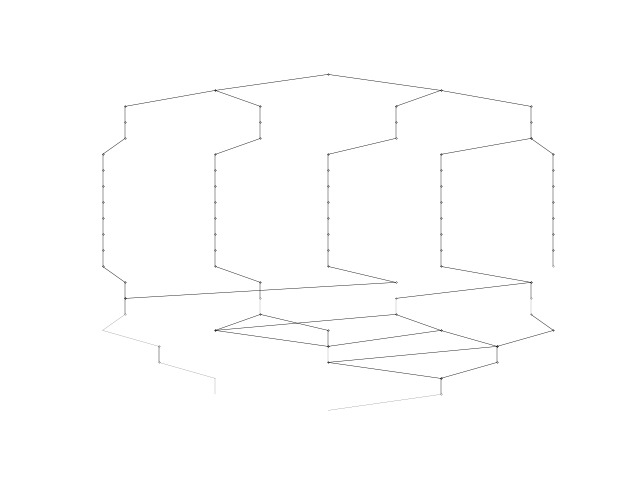

Reproduce this figure in Python.
import	matplotlib.pyplot as plt

plt.plot([0.5,0.3333333333333333],[0,-1],linewidth=0.3,color='black',marker='.',markersize='0.3',mec='black');
plt.plot([0.5,0.6666666666666666],[0,-1],linewidth=0.3,color='black',marker='.',markersize='0.3',mec='black');
plt.plot([0.3333333333333333,0.2],[-1,-2],linewidth=0.3,color='black',marker='.',markersize='0.3',mec='black');
plt.plot([0.3333333333333333,0.4],[-1,-2],linewidth=0.3,color='black',marker='.',markersize='0.3',mec='black');
plt.plot([0.6666666666666666,0.6],[-1,-2],linewidth=0.3,color='black',marker='.',markersize='0.3',mec='black');
plt.plot([0.6666666666666666,0.8],[-1,-2],linewidth=0.3,color='black',marker='.',markersize='0.3',mec='black');
plt.plot([0.2,0.2],[-2,-3],linewidth=0.3,color='black',marker='.',markersize='0.3',mec='black');
plt.plot([0.4,0.4],[-2,-3],linewidth=0.3,color='black',marker='.',markersize='0.3',mec='black');
plt.plot([0.6,0.6],[-2,-3],linewidth=0.3,color='black',marker='.',markersize='0.3',mec='black');
plt.plot([0.8,0.8],[-2,-3],linewidth=0.3,color='black',marker='.',markersize='0.3',mec='black');
plt.plot([0.2,0.2],[-3,-4],linewidth=0.3,color='black',marker='.',markersize='0.3',mec='black');
plt.plot([0.4,0.4],[-3,-4],linewidth=0.3,color='black',marker='.',markersize='0.3',mec='black');
plt.plot([0.6,0.6],[-3,-4],linewidth=0.3,color='black',marker='.',markersize='0.3',mec='black');
plt.plot([0.8,0.8],[-3,-4],linewidth=0.3,color='black',marker='.',markersize='0.3',mec='black');
plt.plot([0.2,0.16666666666666666],[-4,-5],linewidth=0.3,color='black',marker='.',markersize='0.3',mec='black');
plt.plot([0.4,0.3333333333333333],[-4,-5],linewidth=0.3,color='black',marker='.',markersize='0.3',mec='black');
plt.plot([0.6,0.5],[-4,-5],linewidth=0.3,color='black',marker='.',markersize='0.3',mec='black');
plt.plot([0.8,0.6666666666666666],[-4,-5],linewidth=0.3,color='black',marker='.',markersize='0.3',mec='black');
plt.plot([0.8,0.8333333333333334],[-4,-5],linewidth=0.3,color='black',marker='.',markersize='0.3',mec='black');
plt.plot([0.16666666666666666,0.16666666666666666],[-5,-6],linewidth=0.3,color='black',marker='.',markersize='0.3',mec='black');
plt.plot([0.3333333333333333,0.3333333333333333],[-5,-6],linewidth=0.3,color='black',marker='.',markersize='0.3',mec='black');
plt.plot([0.5,0.5],[-5,-6],linewidth=0.3,color='black',marker='.',markersize='0.3',mec='black');
plt.plot([0.6666666666666666,0.6666666666666666],[-5,-6],linewidth=0.3,color='black',marker='.',markersize='0.3',mec='black');
plt.plot([0.8333333333333334,0.8333333333333334],[-5,-6],linewidth=0.3,color='black',marker='.',markersize='0.3',mec='black');
plt.plot([0.16666666666666666,0.16666666666666666],[-6,-7],linewidth=0.3,color='black',marker='.',markersize='0.3',mec='black');
plt.plot([0.3333333333333333,0.3333333333333333],[-6,-7],linewidth=0.3,color='black',marker='.',markersize='0.3',mec='black');
plt.plot([0.5,0.5],[-6,-7],linewidth=0.3,color='black',marker='.',markersize='0.3',mec='black');
plt.plot([0.6666666666666666,0.6666666666666666],[-6,-7],linewidth=0.3,color='black',marker='.',markersize='0.3',mec='black');
plt.plot([0.8333333333333334,0.8333333333333334],[-6,-7],linewidth=0.3,color='black',marker='.',markersize='0.3',mec='black');
plt.plot([0.16666666666666666,0.16666666666666666],[-7,-8],linewidth=0.3,color='black',marker='.',markersize='0.3',mec='black');
plt.plot([0.3333333333333333,0.3333333333333333],[-7,-8],linewidth=0.3,color='black',marker='.',markersize='0.3',mec='black');
plt.plot([0.5,0.5],[-7,-8],linewidth=0.3,color='black',marker='.',markersize='0.3',mec='black');
plt.plot([0.6666666666666666,0.6666666666666666],[-7,-8],linewidth=0.3,color='black',marker='.',markersize='0.3',mec='black');
plt.plot([0.8333333333333334,0.8333333333333334],[-7,-8],linewidth=0.3,color='black',marker='.',markersize='0.3',mec='black');
plt.plot([0.16666666666666666,0.16666666666666666],[-8,-9],linewidth=0.3,color='black',marker='.',markersize='0.3',mec='black');
plt.plot([0.3333333333333333,0.3333333333333333],[-8,-9],linewidth=0.3,color='black',marker='.',markersize='0.3',mec='black');
plt.plot([0.5,0.5],[-8,-9],linewidth=0.3,color='black',marker='.',markersize='0.3',mec='black');
plt.plot([0.6666666666666666,0.6666666666666666],[-8,-9],linewidth=0.3,color='black',marker='.',markersize='0.3',mec='black');
plt.plot([0.8333333333333334,0.8333333333333334],[-8,-9],linewidth=0.3,color='black',marker='.',markersize='0.3',mec='black');
plt.plot([0.16666666666666666,0.16666666666666666],[-9,-10],linewidth=0.3,color='black',marker='.',markersize='0.3',mec='black');
plt.plot([0.3333333333333333,0.3333333333333333],[-9,-10],linewidth=0.3,color='black',marker='.',markersize='0.3',mec='black');
plt.plot([0.5,0.5],[-9,-10],linewidth=0.3,color='black',marker='.',markersize='0.3',mec='black');
plt.plot([0.6666666666666666,0.6666666666666666],[-9,-10],linewidth=0.3,color='black',marker='.',markersize='0.3',mec='black');
plt.plot([0.8333333333333334,0.8333333333333334],[-9,-10],linewidth=0.3,color='black',marker='.',markersize='0.3',mec='black');
plt.plot([0.16666666666666666,0.16666666666666666],[-10,-11],linewidth=0.3,color='black',marker='.',markersize='0.3',mec='black');
plt.plot([0.3333333333333333,0.3333333333333333],[-10,-11],linewidth=0.3,color='black',marker='.',markersize='0.3',mec='black');
plt.plot([0.5,0.5],[-10,-11],linewidth=0.3,color='black',marker='.',markersize='0.3',mec='black');
plt.plot([0.6666666666666666,0.6666666666666666],[-10,-11],linewidth=0.3,color='black',marker='.',markersize='0.3',mec='black');
plt.plot([0.8333333333333334,0.8333333333333334],[-10,-11],linewidth=0.3,color='black',marker='.',markersize='0.3',mec='black');
plt.plot([0.16666666666666666,0.16666666666666666],[-11,-12],linewidth=0.3,color='black',marker='.',markersize='0.3',mec='black');
plt.plot([0.3333333333333333,0.3333333333333333],[-11,-12],linewidth=0.3,color='black',marker='.',markersize='0.3',mec='black');
plt.plot([0.5,0.5],[-11,-12],linewidth=0.3,color='black',marker='.',markersize='0.3',mec='black');
plt.plot([0.6666666666666666,0.6666666666666666],[-11,-12],linewidth=0.3,color='black',marker='.',markersize='0.3',mec='black');
plt.plot([0.8333333333333334,0.8333333333333334],[-11,-12],linewidth=0.3,color='black',marker='.',markersize='0.3',mec='black');
plt.plot([0.16666666666666666,0.2],[-12,-13],linewidth=0.3,color='black',marker='.',markersize='0.3',mec='black');
plt.plot([0.3333333333333333,0.4],[-12,-13],linewidth=0.3,color='black',marker='.',markersize='0.3',mec='black');
plt.plot([0.5,0.6],[-12,-13],linewidth=0.3,color='black',marker='.',markersize='0.3',mec='black');
plt.plot([0.6666666666666666,0.8],[-12,-13],linewidth=0.3,color='black',marker='.',markersize='0.3',mec='black');
plt.plot([0.2,0.2],[-13,-14],linewidth=0.3,color='black',marker='.',markersize='0.3',mec='black');
plt.plot([0.4,0.4],[-13,-14],linewidth=0.3,color='black',marker='.',markersize='0.3',mec='black');
plt.plot([0.6,0.2],[-13,-14],linewidth=0.3,color='black',marker='.',markersize='0.3',mec='black');
plt.plot([0.8,0.6],[-13,-14],linewidth=0.3,color='black',marker='.',markersize='0.3',mec='black');
plt.plot([0.8,0.8],[-13,-14],linewidth=0.3,color='black',marker='.',markersize='0.3',mec='black');
plt.plot([0.2,0.2],[-14,-15],linewidth=0.3,color='black',marker='.',markersize='0.3',mec='black');
plt.plot([0.4,0.4],[-14,-15],linewidth=0.1,color='black');
plt.plot([0.6,0.6],[-14,-15],linewidth=0.1,color='black');
plt.plot([0.8,0.8],[-14,-15],linewidth=0.1,color='black');
plt.plot([0.2,0.16666666666666666],[-15,-16],linewidth=0.1,color='black');
plt.plot([0.4,0.3333333333333333],[-15,-16],linewidth=0.3,color='black',marker='.',markersize='0.3',mec='black');
plt.plot([0.4,0.5],[-15,-16],linewidth=0.3,color='black',marker='.',markersize='0.3',mec='black');
plt.plot([0.6,0.3333333333333333],[-15,-16],linewidth=0.3,color='black',marker='.',markersize='0.3',mec='black');
plt.plot([0.6,0.6666666666666666],[-15,-16],linewidth=0.3,color='black',marker='.',markersize='0.3',mec='black');
plt.plot([0.8,0.8333333333333334],[-15,-16],linewidth=0.3,color='black',marker='.',markersize='0.3',mec='black');
plt.plot([0.16666666666666666,0.25],[-16,-17],linewidth=0.1,color='black');
plt.plot([0.3333333333333333,0.5],[-16,-17],linewidth=0.3,color='black',marker='.',markersize='0.3',mec='black');
plt.plot([0.5,0.5],[-16,-17],linewidth=0.3,color='black',marker='.',markersize='0.3',mec='black');
plt.plot([0.6666666666666666,0.5],[-16,-17],linewidth=0.3,color='black',marker='.',markersize='0.3',mec='black');
plt.plot([0.6666666666666666,0.75],[-16,-17],linewidth=0.3,color='black',marker='.',markersize='0.3',mec='black');
plt.plot([0.8333333333333334,0.75],[-16,-17],linewidth=0.3,color='black',marker='.',markersize='0.3',mec='black');
plt.plot([0.25,0.25],[-17,-18],linewidth=0.3,color='black',marker='.',markersize='0.3',mec='black');
plt.plot([0.5,0.5],[-17,-18],linewidth=0.1,color='black');
plt.plot([0.75,0.5],[-17,-18],linewidth=0.3,color='black',marker='.',markersize='0.3',mec='black');
plt.plot([0.75,0.75],[-17,-18],linewidth=0.3,color='black',marker='.',markersize='0.3',mec='black');
plt.plot([0.25,0.3333333333333333],[-18,-19],linewidth=0.1,color='black');
plt.plot([0.5,0.6666666666666666],[-18,-19],linewidth=0.3,color='black',marker='.',markersize='0.3',mec='black');
plt.plot([0.75,0.6666666666666666],[-18,-19],linewidth=0.3,color='black',marker='.',markersize='0.3',mec='black');
plt.plot([0.3333333333333333,0.3333333333333333],[-19,-20],linewidth=0.1,color='black');
plt.plot([0.6666666666666666,0.6666666666666666],[-19,-20],linewidth=0.3,color='black',marker='.',markersize='0.3',mec='black');
plt.plot([0.6666666666666666,0.5],[-20,-21],linewidth=0.1,color='black');
plt.xticks([]);
plt.yticks([]);
plt.axis('off');
plt.savefig('plot_BDD_63.png');
